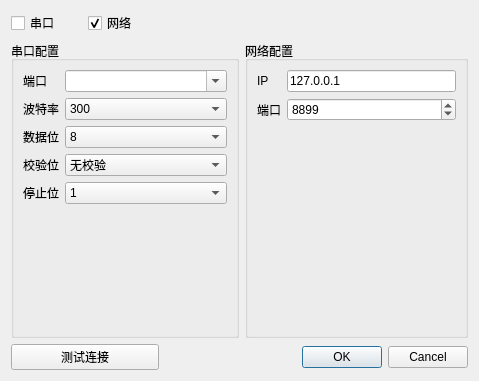
<?xml version="1.0" encoding="UTF-8"?>
<ui version="4.0">
 <class>ConnectDialog</class>
 <widget class="QDialog" name="ConnectDialog">
  <property name="geometry">
   <rect>
    <x>0</x>
    <y>0</y>
    <width>479</width>
    <height>381</height>
   </rect>
  </property>
  <property name="windowTitle">
   <string>Dialog</string>
  </property>
  <layout class="QGridLayout" name="gridLayout" columnstretch="2,1,3">
   <item row="2" column="1" colspan="2">
    <widget class="QDialogButtonBox" name="buttonBox">
     <property name="orientation">
      <enum>Qt::Horizontal</enum>
     </property>
     <property name="standardButtons">
      <set>QDialogButtonBox::Cancel|QDialogButtonBox::Ok</set>
     </property>
    </widget>
   </item>
   <item row="0" column="0">
    <layout class="QHBoxLayout" name="horizontalLayout">
     <item>
      <widget class="QCheckBox" name="checkBox_serialport">
       <property name="text">
        <string>串口</string>
       </property>
       <attribute name="buttonGroup">
        <string notr="true">buttonGroup</string>
       </attribute>
      </widget>
     </item>
     <item>
      <widget class="QCheckBox" name="checkBox_net">
       <property name="text">
        <string>网络</string>
       </property>
       <property name="checked">
        <bool>true</bool>
       </property>
       <attribute name="buttonGroup">
        <string notr="true">buttonGroup</string>
       </attribute>
      </widget>
     </item>
    </layout>
   </item>
   <item row="1" column="2">
    <widget class="QGroupBox" name="groupBox_2">
     <property name="title">
      <string>网络配置</string>
     </property>
     <layout class="QFormLayout" name="formLayout_2">
      <item row="0" column="0">
       <widget class="QLabel" name="label_6">
        <property name="text">
         <string>IP</string>
        </property>
       </widget>
      </item>
      <item row="0" column="1">
       <widget class="QLineEdit" name="lineEdit_ip">
        <property name="text">
         <string>127.0.0.1</string>
        </property>
        <property name="placeholderText">
         <string>127.0.0.1</string>
        </property>
       </widget>
      </item>
      <item row="1" column="0">
       <widget class="QLabel" name="label_7">
        <property name="text">
         <string>端口</string>
        </property>
       </widget>
      </item>
      <item row="1" column="1">
       <widget class="QSpinBox" name="spinBox_port">
        <property name="maximum">
         <number>999999</number>
        </property>
        <property name="value">
         <number>8899</number>
        </property>
       </widget>
      </item>
     </layout>
    </widget>
   </item>
   <item row="1" column="0" colspan="2">
    <widget class="QGroupBox" name="groupBox">
     <property name="title">
      <string>串口配置</string>
     </property>
     <layout class="QFormLayout" name="formLayout">
      <item row="0" column="0">
       <widget class="QLabel" name="label">
        <property name="text">
         <string>端口</string>
        </property>
       </widget>
      </item>
      <item row="0" column="1">
       <widget class="QComboBox" name="comboBox_port">
        <property name="editable">
         <bool>true</bool>
        </property>
       </widget>
      </item>
      <item row="1" column="1">
       <widget class="QComboBox" name="comboBox_baud">
        <item>
         <property name="text">
          <string>300</string>
         </property>
        </item>
        <item>
         <property name="text">
          <string>600</string>
         </property>
        </item>
        <item>
         <property name="text">
          <string>1200</string>
         </property>
        </item>
        <item>
         <property name="text">
          <string>2400</string>
         </property>
        </item>
        <item>
         <property name="text">
          <string>4800</string>
         </property>
        </item>
        <item>
         <property name="text">
          <string>9600</string>
         </property>
        </item>
        <item>
         <property name="text">
          <string>14400</string>
         </property>
        </item>
        <item>
         <property name="text">
          <string>19200</string>
         </property>
        </item>
        <item>
         <property name="text">
          <string>38400</string>
         </property>
        </item>
        <item>
         <property name="text">
          <string>56000</string>
         </property>
        </item>
        <item>
         <property name="text">
          <string>57600</string>
         </property>
        </item>
        <item>
         <property name="text">
          <string>115200</string>
         </property>
        </item>
       </widget>
      </item>
      <item row="1" column="0">
       <widget class="QLabel" name="label_2">
        <property name="text">
         <string>波特率</string>
        </property>
       </widget>
      </item>
      <item row="3" column="1">
       <widget class="QComboBox" name="comboBox_dataBit">
        <item>
         <property name="text">
          <string>8</string>
         </property>
        </item>
        <item>
         <property name="text">
          <string>9</string>
         </property>
        </item>
       </widget>
      </item>
      <item row="3" column="0">
       <widget class="QLabel" name="label_3">
        <property name="text">
         <string>数据位</string>
        </property>
       </widget>
      </item>
      <item row="5" column="1">
       <widget class="QComboBox" name="comboBox_parity">
        <item>
         <property name="text">
          <string>无校验</string>
         </property>
        </item>
        <item>
         <property name="text">
          <string>奇校验</string>
         </property>
        </item>
        <item>
         <property name="text">
          <string>偶校验</string>
         </property>
        </item>
       </widget>
      </item>
      <item row="5" column="0">
       <widget class="QLabel" name="label_4">
        <property name="text">
         <string>校验位</string>
        </property>
       </widget>
      </item>
      <item row="7" column="1">
       <widget class="QComboBox" name="comboBox_stopBit">
        <item>
         <property name="text">
          <string>1</string>
         </property>
        </item>
        <item>
         <property name="text">
          <string>2</string>
         </property>
        </item>
       </widget>
      </item>
      <item row="7" column="0">
       <widget class="QLabel" name="label_5">
        <property name="text">
         <string>停止位</string>
        </property>
       </widget>
      </item>
     </layout>
    </widget>
   </item>
   <item row="2" column="0">
    <widget class="QPushButton" name="pushButton">
     <property name="sizePolicy">
      <sizepolicy hsizetype="Preferred" vsizetype="Fixed">
       <horstretch>0</horstretch>
       <verstretch>0</verstretch>
      </sizepolicy>
     </property>
     <property name="text">
      <string>测试连接</string>
     </property>
    </widget>
   </item>
  </layout>
 </widget>
 <resources/>
 <connections/>
 <buttongroups>
  <buttongroup name="buttonGroup"/>
 </buttongroups>
</ui>
